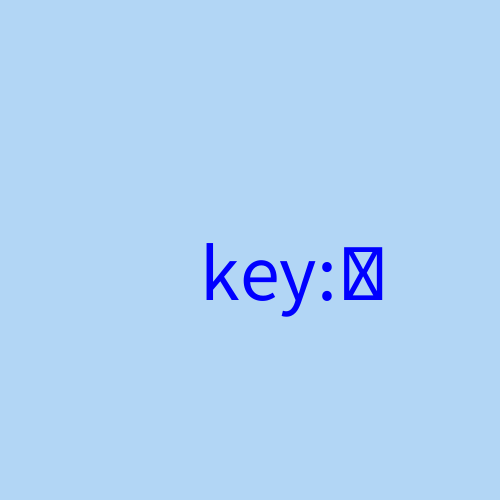
Frame 1 (no input)
Frame 60 (the mouse pressed at the canvas centre just before this capture): identical to frame 1, image omitted
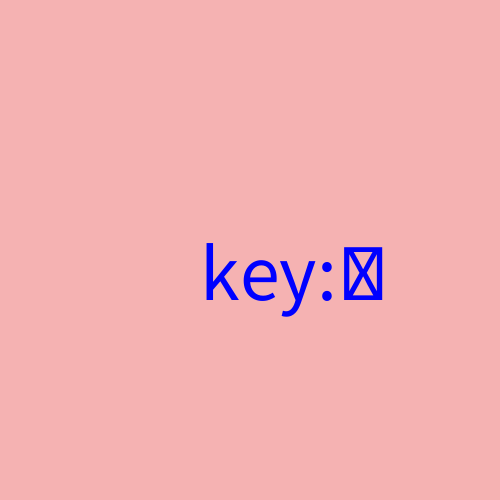
Frame 120 (the mouse held since frame 60 and released just before this capture)

The Processing sketch that drew these frames (run headless with seeded random() and noise(); from frame 60 on, the mouse is pressed at the canvas centre):

// Processing sketch: week02_1_void_setup_void_draw_fill_textSize_text_key
// ── week02_1_void_setup_void_draw_fill_textSize_text_key.pde
//week02_1_void_setup_void_draw_fill_textSize_text_key
//鍵盤的操作，與上週的滑鼠結合
void setup(){
 size(500,500);
}
void draw(){
  if(mousePressed) background(#F5B2B2);
  else background(#B2D6F5);//tool-color
  fill(0,0,255);//藍色填充
  textSize(80);
  text("key:"+key,200,300);
}
